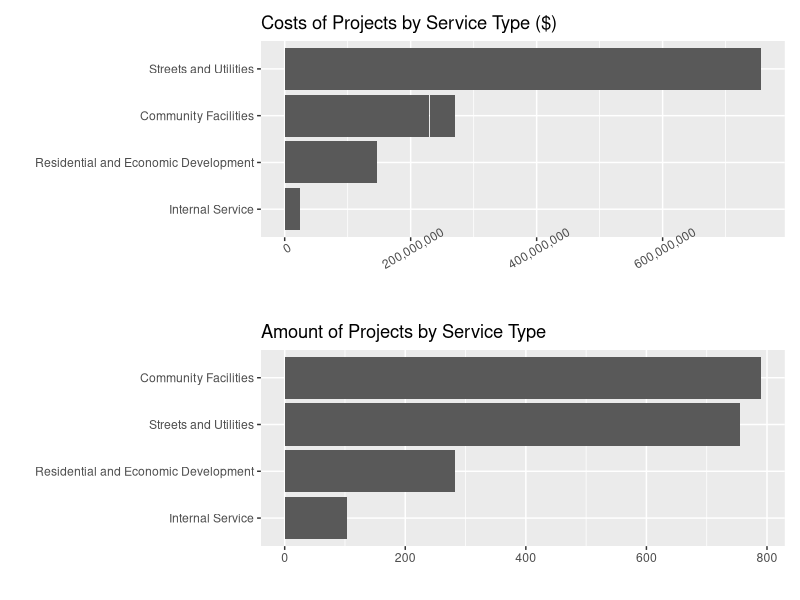

Source code (R):
## ---- chunk 1
knitr::opts_chunk$set(echo = TRUE)
## ---- chunk 2
library(readr)
library(tidyverse)
library(patchwork)
## ---- chunk 3
Adopted_Capital_Improvement_Budgets <- read_csv("Adopted_Capital_Improvement_Budgets.csv")
## ---- chunk 4
g1 <- Adopted_Capital_Improvement_Budgets %>% 
  add_count(SERVICE, name = "counts") %>% 
  mutate(s_reorder = fct_reorder(SERVICE, counts, .fun = max)) %>% 
  ggplot(aes(y = s_reorder)) +
  geom_bar() +
  labs(title = "Amount of Projects by Service Type",
       x = "",
       y = "") 

g2 <- Adopted_Capital_Improvement_Budgets %>% 
  mutate(Service_reorder = fct_reorder(SERVICE, Amount, sum)) %>% 
  ggplot(aes(x = Amount, y = Service_reorder)) +
  geom_col() +
  labs(title = "Costs of Projects by Service Type ($)",
       x = "",
       y = "") +
  scale_x_continuous(labels = scales::comma) +
  theme(axis.text.x = element_text(angle = 30))

g2 / g1
